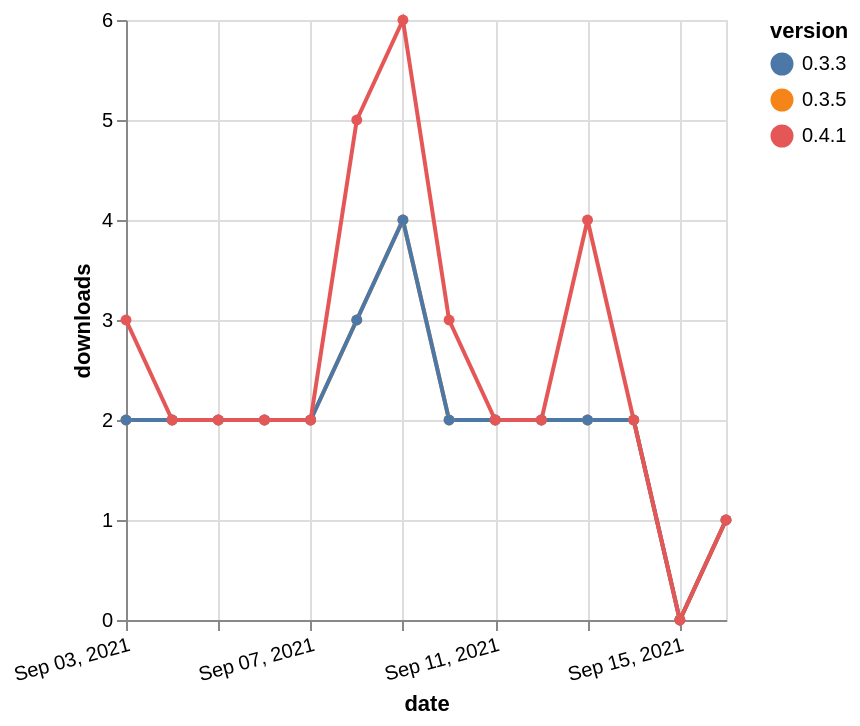

The Vega-Lite source for this figure:
### Vega-Lite specification from a JSON file in a GitHub repository (floating-point values rounded to 4 significant figures)
{"$schema": "https://vega.github.io/schema/vega-lite/v5.json", "description": "A simple bar chart with embedded data.", "data": {"values": [{"date": "2021-09-03", "total": 2884, "delta": 2, "version": "0.3.5"}, {"date": "2021-09-04", "total": 2886, "delta": 2, "version": "0.3.5"}, {"date": "2021-09-05", "total": 2888, "delta": 2, "version": "0.3.5"}, {"date": "2021-09-06", "total": 2890, "delta": 2, "version": "0.3.5"}, {"date": "2021-09-07", "total": 2892, "delta": 2, "version": "0.3.5"}, {"date": "2021-09-08", "total": 2895, "delta": 3, "version": "0.3.5"}, {"date": "2021-09-09", "total": 2899, "delta": 4, "version": "0.3.5"}, {"date": "2021-09-10", "total": 2901, "delta": 2, "version": "0.3.5"}, {"date": "2021-09-11", "total": 2903, "delta": 2, "version": "0.3.5"}, {"date": "2021-09-12", "total": 2905, "delta": 2, "version": "0.3.5"}, {"date": "2021-09-13", "total": 2907, "delta": 2, "version": "0.3.5"}, {"date": "2021-09-14", "total": 2909, "delta": 2, "version": "0.3.5"}, {"date": "2021-09-15", "total": 2909, "delta": 0, "version": "0.3.5"}, {"date": "2021-09-16", "total": 2910, "delta": 1, "version": "0.3.5"}, {"date": "2021-09-03", "total": 2906, "delta": 2, "version": "0.3.3"}, {"date": "2021-09-04", "total": 2908, "delta": 2, "version": "0.3.3"}, {"date": "2021-09-05", "total": 2910, "delta": 2, "version": "0.3.3"}, {"date": "2021-09-06", "total": 2912, "delta": 2, "version": "0.3.3"}, {"date": "2021-09-07", "total": 2914, "delta": 2, "version": "0.3.3"}, {"date": "2021-09-08", "total": 2917, "delta": 3, "version": "0.3.3"}, {"date": "2021-09-09", "total": 2921, "delta": 4, "version": "0.3.3"}, {"date": "2021-09-10", "total": 2923, "delta": 2, "version": "0.3.3"}, {"date": "2021-09-11", "total": 2925, "delta": 2, "version": "0.3.3"}, {"date": "2021-09-12", "total": 2927, "delta": 2, "version": "0.3.3"}, {"date": "2021-09-13", "total": 2929, "delta": 2, "version": "0.3.3"}, {"date": "2021-09-14", "total": 2931, "delta": 2, "version": "0.3.3"}, {"date": "2021-09-15", "total": 2931, "delta": 0, "version": "0.3.3"}, {"date": "2021-09-16", "total": 2932, "delta": 1, "version": "0.3.3"}, {"date": "2021-09-03", "total": 2827, "delta": 3, "version": "0.4.1"}, {"date": "2021-09-04", "total": 2829, "delta": 2, "version": "0.4.1"}, {"date": "2021-09-05", "total": 2831, "delta": 2, "version": "0.4.1"}, {"date": "2021-09-06", "total": 2833, "delta": 2, "version": "0.4.1"}, {"date": "2021-09-07", "total": 2835, "delta": 2, "version": "0.4.1"}, {"date": "2021-09-08", "total": 2840, "delta": 5, "version": "0.4.1"}, {"date": "2021-09-09", "total": 2846, "delta": 6, "version": "0.4.1"}, {"date": "2021-09-10", "total": 2849, "delta": 3, "version": "0.4.1"}, {"date": "2021-09-11", "total": 2851, "delta": 2, "version": "0.4.1"}, {"date": "2021-09-12", "total": 2853, "delta": 2, "version": "0.4.1"}, {"date": "2021-09-13", "total": 2857, "delta": 4, "version": "0.4.1"}, {"date": "2021-09-14", "total": 2859, "delta": 2, "version": "0.4.1"}, {"date": "2021-09-15", "total": 2859, "delta": 0, "version": "0.4.1"}, {"date": "2021-09-16", "total": 2860, "delta": 1, "version": "0.4.1"}]}, "width": "container", "mark": {"type": "line", "point": {"filled": true}}, "encoding": {"x": {"field": "date", "type": "temporal", "timeUnit": "yearmonthdate", "title": "date", "axis": {"labelAngle": -15}}, "y": {"field": "delta", "type": "quantitative", "title": "downloads"}, "color": {"field": "version", "type": "nominal"}, "tooltip": {"field": "delta"}}}
